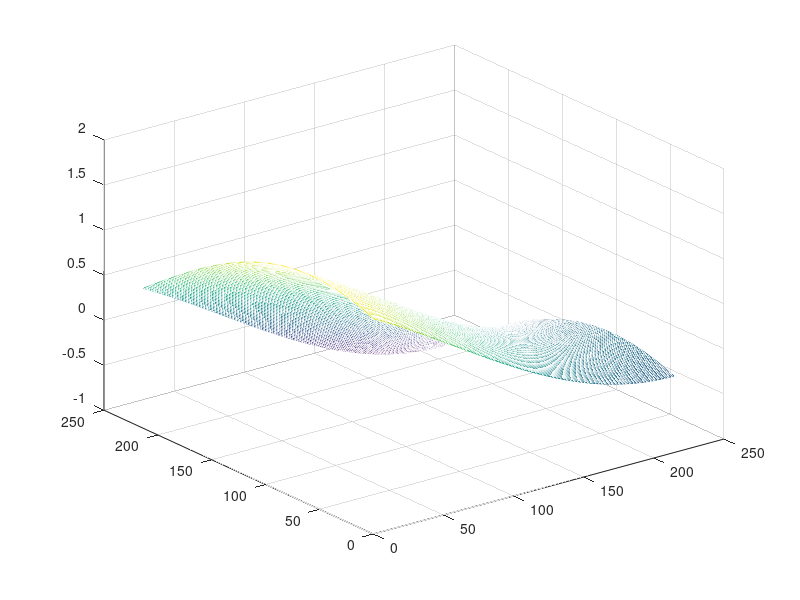

This figure's MATLAB source: (Note: this script raises an error after producing the figure.)
% 单变量函数定义
func = @(x) x + 1;
x = 100;
y = func(x)

% 多变量函数定义
func2 = @(x,y) sin(x) + cos(y);
x = 1:.01:pi;
y = 1:.01:pi;
lx = length(x);
ly = length(y);
tic
z = zeros(lx,ly);
for i = 1:lx
    for j = 1:ly
        z(i,j) = func2(x(i),y(j));
    end
end
toc
mesh(z)
x = 10;
y = 2
z1 = myfunc(x,y)

fib(1000000)

getNum()
head = 35;
foot = 94;
out = fowlnbunnyincage(head, foot)
